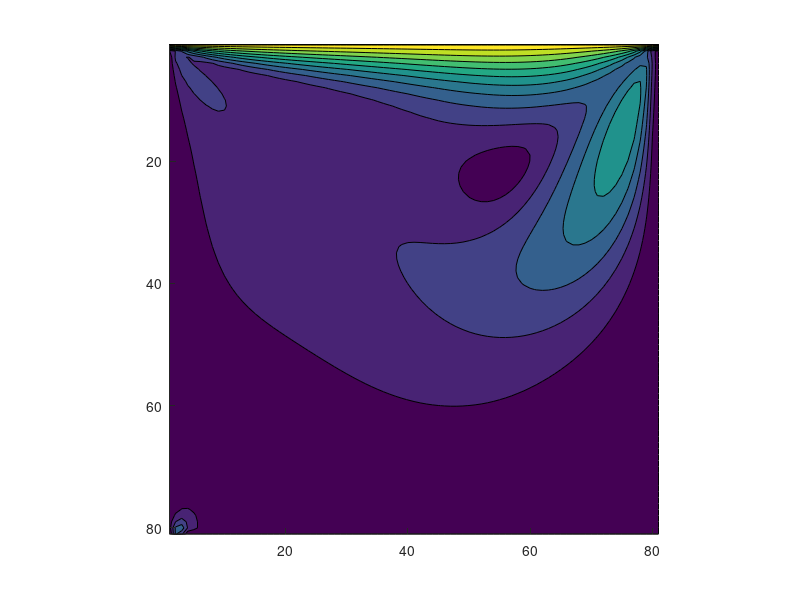

Recreate this plot in MATLAB.
%m_grid=xlsread('result.csv', 'A1:AO41');
%m_grid=xlsread('result.csv', 'A1:CC81');
%m_grid=xlsread('result.csv', 'A1:FE161');
%m_grid=xlsread('result.csv', 'A1:IG241');

load u.dat
load v.dat
velocity=(u.^2+v.^2).^0.5;

% figure(1)
% contourf(u);
% set(gca,'Ydir','reverse')
% axis square
% figure(2)
% contourf(v);
% set(gca,'Ydir','reverse')
% axis square
figure(3)
hold on
contourf(velocity);
%quiver(u(1:10:end),v(1:10:end));
set(gca,'Ydir','reverse')
axis square
hold off
% figure(4)
% contourf(p);
% set(gca,'Ydir','reverse')
% axis square